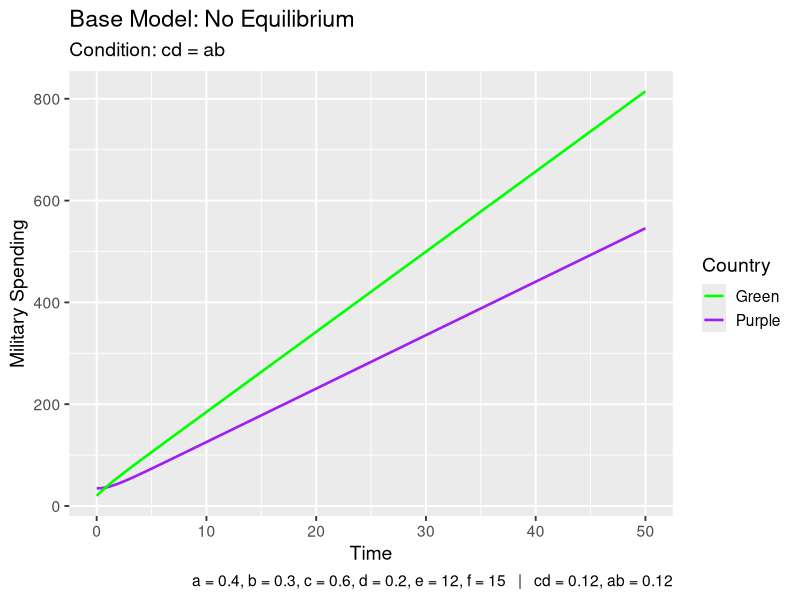
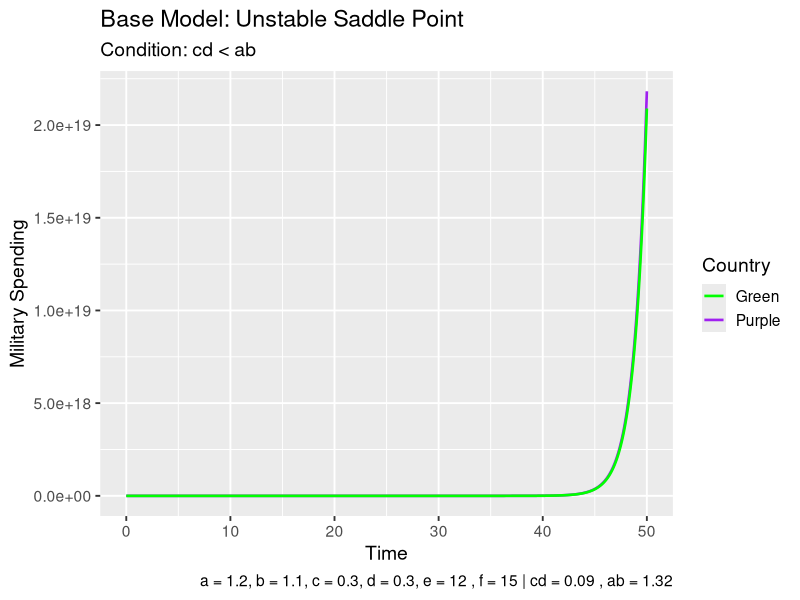
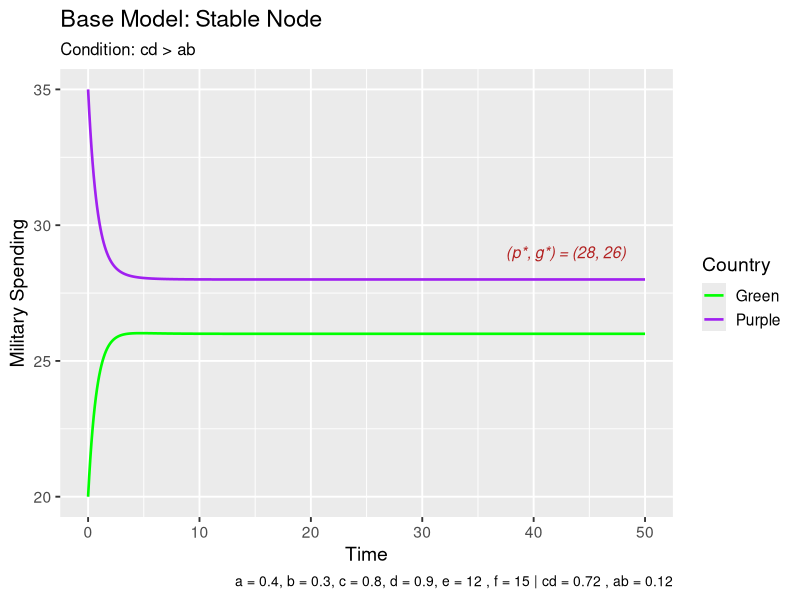
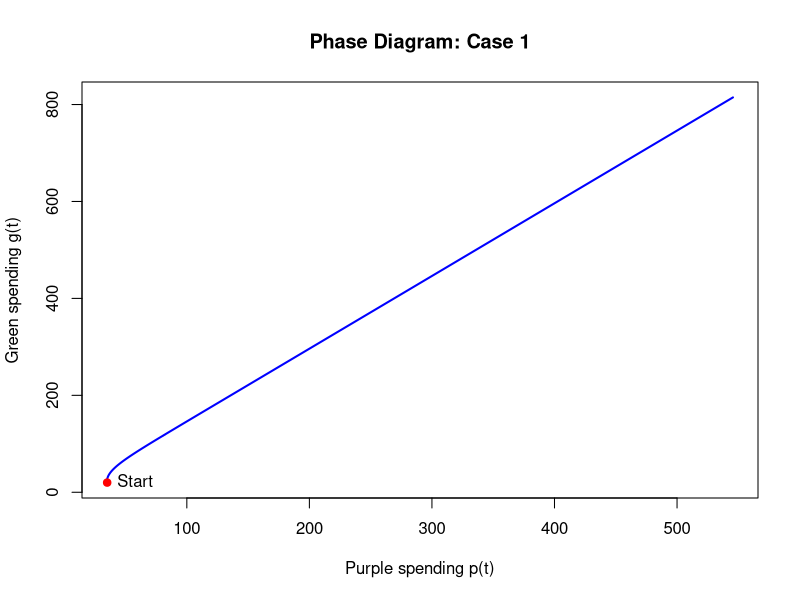
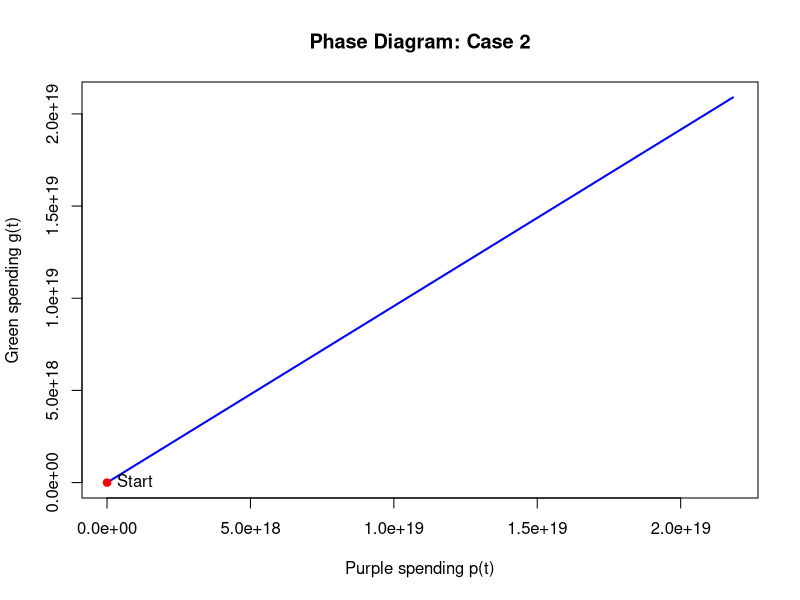
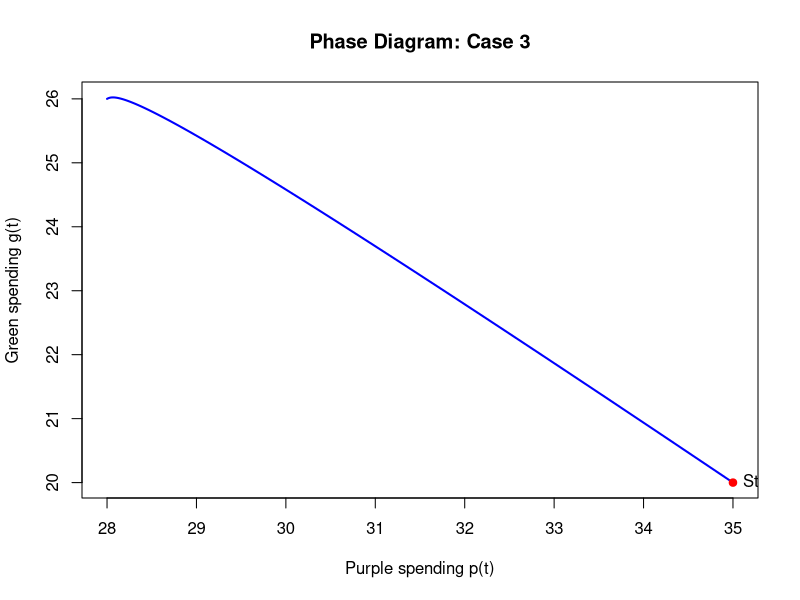

These charts were generated, in order, by the following R code:
####################
# Arms Race Model
####################

#load libraries
library(ggplot2)

#time values
t_vals <- seq(0, 50, by = 0.1)

#parameters
#values of e and f shift the equilibrium but do not change stability results - confirm
e <- 12
f <- 15

#initial conditions determine the starting point of the simulation
#values below or above equilibrium affect whether spending initially increases or decreases
#p0 <- 12
#g0 <- 15
p0 <- 35
g0 <- 20

#create matrix to store model values: simulated spending levels of Purple and Green, respectively
arms <- matrix(NA, nrow = 2, ncol = length(t_vals))
arms[,1] <- c(p0, g0)

#Euler method to numerically simulate the arms race model
arms_model <- function(t_vals, arms, a, b, c, d, e, f){
  h <- t_vals[2] - t_vals[1]
  for(t in 2:length(t_vals)){
    
    p_prev <- arms[1, t-1]
    g_prev <- arms[2, t-1]
  
    dp <- a*g_prev - c*p_prev + e
    dg <- b*p_prev - d*g_prev + f
    
    p_new <- p_prev + h*dp
    g_new <- g_prev + h*dg
    
    arms[,t] <- c(p_new, g_new)
  }
  return(arms)
}


#equilibirum
equilibrium <- function(a, b, c, d, e, f) {
  denom <- c*d - a*b
  if (abs(denom) < 1e-10) return(NULL)
  
  p_star <- (d*e + a*f) / denom
  g_star <- (b*e + c*f) / denom
  
  return(c(p_star = p_star, g_star = g_star))
}

#Model 1 - Condition: cd = ab
model1 <- arms_model(t_vals, arms, a = 0.4, b = 0.3, c = 0.6, d = 0.2, e, f)

soln1 <- data.frame(
  time = t_vals,
  purple = model1[1,],
  green = model1[2,]
)

ggplot(soln1) +
  geom_line(aes(x = time, y = purple, colour = "Purple"), linewidth = 0.9) +
  geom_line(aes(x = time, y = green, colour = "Green"), linewidth = 0.9) +
  
  labs(
    title = "Base Model: No Equilibrium",
    subtitle = "Condition: cd = ab",
    x = "Time",
    y = "Military Spending",
    colour = "Country",
    caption = paste0(
      "a = 0.4, b = 0.3, c = 0.6, d = 0.2, e = ", e, ", f = ", f,
      "   |   cd = ", round(0.6*0.2,2),
      ", ab = ", round(0.4*0.3,2)
    )
  ) +
  
  scale_colour_manual(values = c("Purple" = "purple", "Green" = "green")) +
  
  theme_gray(base_size = 14)

#Model 2 - Condition: cd < ab
model2 <- arms_model(t_vals, arms, a = 1.2, b = 1.1, c = 0.3, d = 0.3, e, f)
#Plot Model 2
soln2 <- data.frame(
  time = t_vals,
  purple = model2[1,],
  green = model2[2,]
)

eq2 <- equilibrium(a = 1.2, b = 1.1, c = 0.3, d = 0.3, e = e, f = f)

ggplot(soln2) +
  geom_line(aes(x = time, y = purple, colour = "Purple"), linewidth = 0.9) +
  geom_line(aes(x = time, y = green, colour = "Green"), linewidth = 0.9) +
  labs(
    title = "Base Model: Unstable Saddle Point",
    subtitle = "Condition: cd < ab",
    x = "Time",
    y = "Military Spending",
    colour = "Country",
    caption = paste("a = 1.2, b = 1.1, c = 0.3, d = 0.3, e =", e, ", f =", f,
                    "| cd =", round(0.3*0.3,2), ", ab =", round(1.2*1.1,2))
  ) +
  scale_colour_manual(values = c("Purple" = "purple", "Green" = "green")) +
  theme_gray(base_size = 14)

#Model 3: Condition: cd > ab
model3 <- arms_model(t_vals, arms, a = 0.4, b = 0.3, c = 0.8, d = 0.9, e, f)

soln3 <- data.frame(
  time = t_vals,
  purple = model3[1,],
  green = model3[2,]
)

eq3 <- equilibrium(a = 0.4, b = 0.3, c = 0.8, d = 0.9, e = e, f = f)

ggplot(soln3) +
  geom_line(aes(x = time, y = purple, colour = "Purple"), linewidth = 0.9) +
  geom_line(aes(x = time, y = green, colour = "Green"), linewidth = 0.9) +
  
  #equilibrium label
  annotate("text",
           x = max(t_vals)*0.75,
           y = eq3["p_star"] + 1,
           label = paste0("(p*, g*) = (",
                          round(eq3["p_star"],0), ", ",
                          round(eq3["g_star"],0), ")"),
           hjust = 0,
           size = 4,
           colour = "firebrick",
           fontface = "italic") +
  
  labs(
    title = "Base Model: Stable Node",
    subtitle = "Condition: cd > ab",
    x = "Time",
    y = "Military Spending",
    colour = "Country",
    caption = paste("a = 0.4, b = 0.3, c = 0.8, d = 0.9, e =", e, ", f =", f,
                    "| cd =", round(0.8*0.9,2), ", ab =", round(0.4*0.3,2))
  ) +
  
  scale_colour_manual(values = c("Purple" = "purple", "Green" = "green")) +
  
  theme_gray(base_size = 14) +
  theme(
    plot.title = element_text(face = "plain"),
    plot.subtitle = element_text(size = 12),
    legend.position = "right",
    plot.caption = element_text(size = 10)
  )



####################################
### Phase Diagrams for each Case ###
####################################

# Phase diagram for Case 1
plot(model1[1,], model1[2,],
     type="l",
     col="blue",
     lwd=2,
     xlab="Purple spending p(t)",
     ylab="Green spending g(t)",
     main="Phase Diagram: Case 1")
points(p0, g0, col="red", pch=19)  # starting point
text(p0, g0, "Start", pos=4)

# Phase diagram for Case 2
plot(model2[1,], model2[2,],
     type="l",
     col="blue",
     lwd=2,
     xlab="Purple spending p(t)",
     ylab="Green spending g(t)",
     main="Phase Diagram: Case 2")
points(p0, g0, col="red", pch=19)  # starting point
text(p0, g0, "Start", pos=4)

#Phase diagram for Case 3
plot(model3[1,], model3[2,],
     type="l",
     col="blue",
     lwd=2,
     xlab="Purple spending p(t)",
     ylab="Green spending g(t)",
     main="Phase Diagram: Case 3")
points(p0, g0, col="red", pch=19)  # starting point
text(p0, g0, "Start", pos=4)
